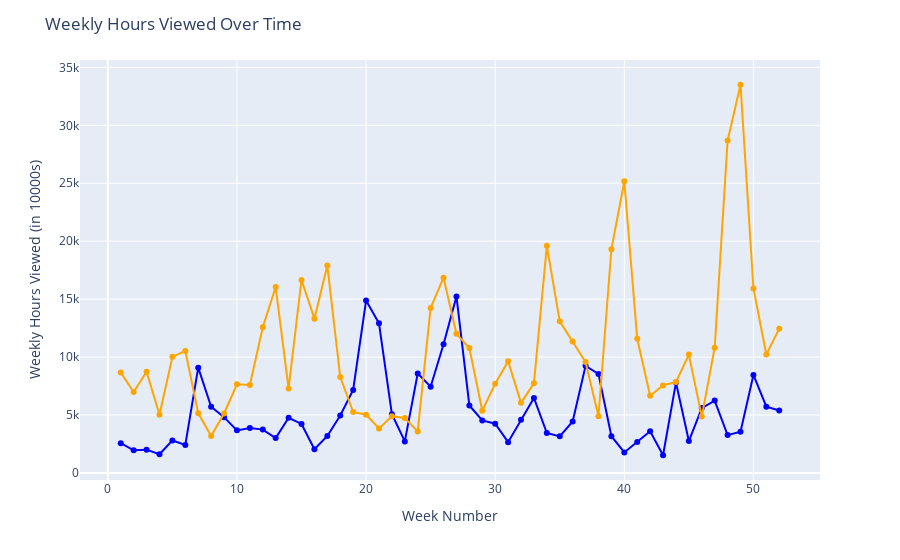

Notebook source saved alongside this figure:
### Code cell
import plotly.express as px

# Add line from df aka Movies
fig = px.line(df, x='week_number', y='weekly_hours_viewed/10000', markers=True, line_shape='linear', hover_data=['show_title'])

# Add a second line from df1 aka Shows
fig.add_trace(px.line(df1, x='week_number', y='weekly_hours_viewed/10000', markers=True, line_shape='linear', hover_data=['show_title']).data[0])

# Update the trace colors
fig.data[0].line.color = 'blue'
fig.data[1].line.color = 'orange'

# Customize axis labels and title
fig.update_layout(
    xaxis_title='Week Number',
    yaxis_title='Weekly Hours Viewed (in 10000s)',
    title='Weekly Hours Viewed Over Time'
)

# Customize the hover template for both lines
fig.update_traces(hovertemplate='Title: %{customdata[0]}')


# Show the plot
fig.show()

### Figure 1 — Plotly figure (JSON) as saved in the notebook; plotly's stock layout.template omitted (floating-point values rounded to 4 significant figures)
{"data": [{"customdata": [["Fatherhood"], ["Fear Street Part 1: 1994"], ["Fear Street Part 3: 1666"], ["Trollhunters: Rise of the Titans"], ["Resort to Love"], ["Aftermath"], ["The Kissing Booth 3"], ["Sweet Girl"], ["Sweet Girl"], ["He's All That"], ["Kate"], ["Kate"], ["Intrusion"], ["The Guilty"], ["The Guilty"], ["Venom"], ["Night Teeth"], ["Army of Thieves"], ["Army of Thieves"], ["Red Notice"], ["Red Notice"], ["Red Notice"], ["The Power of the Dog"], ["The Unforgivable"], ["The Unforgivable"], ["Don't Look Up"], ["Don't Look Up"], ["Don't Look Up"], ["Brazen"], ["The Royal Treatment"], ["The Royal Treatment"], ["The Tinder Swindler"], ["The Tinder Swindler"], ["The Tinder Swindler"], ["A Madea Homecoming"], ["The Weekend Away"], ["The Adam Project"], ["The Adam Project"], ["The Adam Project"], ["The Adam Project"], ["The In Between"], ["The In Between"], ["Choose or Die"], ["365 Days: This Day"], ["365 Days: This Day"], ["Senior Year"], ["Senior Year"], ["A Perfect Pairing"], ["Interceptor"], ["Hustle"], ["Hustle"], ["The Man from Toronto"]], "hovertemplate": "Title: %{customdata[0]}", "legendgroup": "", "line": {"color": "blue", "dash": "solid", "shape": "linear"}, "marker": {"symbol": "circle"}, "mode": "markers+lines", "name": "", "orientation": "v", "showlegend": false, "x": [1, 2, 3, 4, 5, 6, 7, 8, 9, 10, 11, 12, 13, 14, 15, 16, 17, 18, 19, 20, 21, 22, 23, 24, 25, 26, 27, 28, 29, 30, 31, 32, 33, 34, 35, 36, 37, 38, 39, 40, 41, 42, 43, 44, 45, 46, 47, 48, 49, 50, 51, 52], "xaxis": "x", "y": [2568, 1955, 2008, 1613, 2805, 2420, 9086, 5716, 4814, 3673, 3878, 3740, 3004, 4760, 4228, 2041, 3187, 4964, 7161, 14872, 12911, 5065, 2720, 8586, 7444, 11103, 15229, 5820, 4534, 4249, 2658, 4580, 6470, 3445, 3156, 4445, 9243, 8536, 3170, 1772, 2677, 3590, 1526, 7798, 2753, 5594, 6242, 3263, 3560, 8458, 5719, 5389], "yaxis": "y", "type": "scatter"}, {"customdata": [["Sex/Life"], ["Sex/Life"], ["Virgin River"], ["Never Have I Ever"], ["Outer Banks"], ["Outer Banks"], ["Outer Banks"], ["Outer Banks"], ["Clickbait"], ["Clickbait"], ["Lucifer"], ["Sex Education"], ["Sex Education"], ["Sex Education"], ["Maid"], ["You"], ["You"], ["You"], ["You"], ["Narcos: Mexico"], ["Arcane"], ["True Story"], ["Lost in Space"], ["Lost in Space"], ["The Witcher"], ["The Witcher"], ["Cobra Kai"], ["Cobra Kai"], ["Stay Close"], ["Ozark"], ["Ozark"], ["The Woman in the House Across the Street from the Girl in the Window"], ["Inventing Anna"], ["Inventing Anna"], ["Inventing Anna"], ["Vikings: Valhalla"], ["PIECES OF HER"], ["The Last Kingdom"], ["Bridgerton"], ["Bridgerton"], ["Bridgerton"], ["Bridgerton"], ["Anatomy of a Scandal"], ["Ozark"], ["Ozark"], ["Ozark"], ["The Lincoln Lawyer"], ["Stranger Things"], ["Stranger Things"], ["Stranger Things"], ["Stranger Things"], ["The Umbrella Academy"]], "hovertemplate": "Title: %{customdata[0]}", "legendgroup": "", "line": {"color": "orange", "dash": "solid", "shape": "linear"}, "marker": {"symbol": "circle"}, "mode": "markers+lines", "name": "", "orientation": "v", "showlegend": false, "x": [1, 2, 3, 4, 5, 6, 7, 8, 9, 10, 11, 12, 13, 14, 15, 16, 17, 18, 19, 20, 21, 22, 23, 24, 25, 26, 27, 28, 29, 30, 31, 32, 33, 34, 35, 36, 37, 38, 39, 40, 41, 42, 43, 44, 45, 46, 47, 48, 49, 50, 51, 52], "xaxis": "x", "y": [8673, 6986, 8727, 5019, 10016, 10533, 5160, 3180, 5128, 7654, 7594, 12577, 16042, 7287, 16652, 13312, 17900, 8279, 5259, 5029, 3842, 4885, 4738, 3582, 14243, 16846, 12006, 10781, 5372, 7701, 9634, 6048, 7731, 19597, 13080, 11338, 9572, 4895, 19302, 25174, 11575, 6661, 7556, 7840, 10212, 4862, 10809, 28679, 33501, 15924, 10226, 12453], "yaxis": "y", "type": "scatter"}], "layout": {"xaxis": {"anchor": "y", "domain": [0, 1], "title": {"text": "Week Number"}}, "yaxis": {"anchor": "x", "domain": [0, 1], "title": {"text": "Weekly Hours Viewed (in 10000s)"}}, "legend": {"tracegroupgap": 0}, "margin": {"t": 60}, "title": {"text": "Weekly Hours Viewed Over Time"}}}
